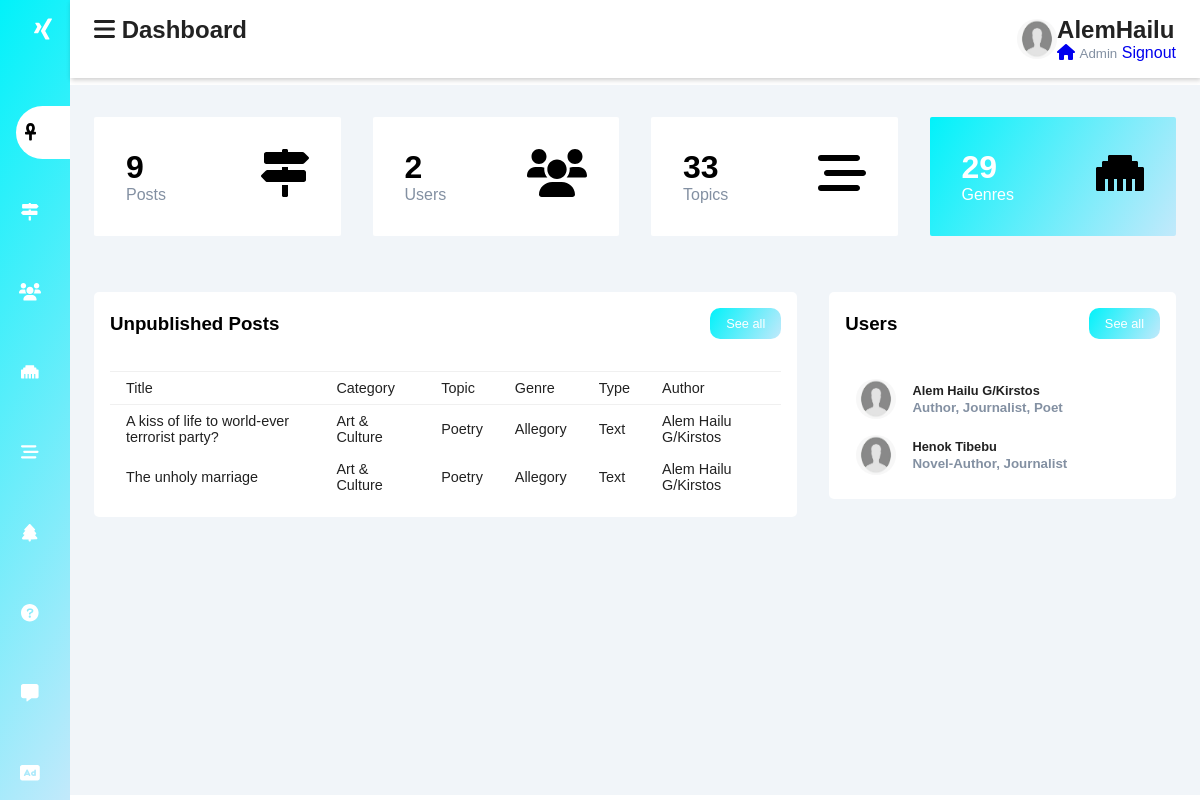
Page /admin/dashboard.php (signed in) on the committed database.
### tables this page shows
CREATE TABLE users (
    id int AUTO_INCREMENT PRIMARY KEY NOT NULL,
    fullname nvarchar(260) NOT NULL,
    username nvarchar(32) UNIQUE NOT NULL,
    password nvarchar(64) NOT NULL,      
    user_role enum('Admin', 'Author') NOT NULL DEFAULT 'Author',
    email nvarchar(260) UNIQUE NOT NULL,
    tel nvarchar(16) UNIQUE NOT NULL,
    bio nvarchar(1024) NULL,
    avatar nvarchar(260) DEFAULT 'assets/static-files/avatar-profile.png',           
    active tinyint DEFAULT 1,            
    created_at datetime DEFAULT CURRENT_TIMESTAMP NOT NULL,

    INDEX(fullname(16)),
    INDEX(email(16)),
    INDEX(tel(8)),
    INDEX(username(16))
);

CREATE TABLE posts (
    id bigint AUTO_INCREMENT PRIMARY KEY NOT NULL,
    user_id int NOT NULL,
    category_id int NOT NULL,    

    title nvarchar(260) NOT NULL,    
    content text,                    
    picture nvarchar(260),           
    post_type enum('Text', 'Audio', 'Video', 'Image', 'Other') NOT NULL,   
    state enum('Yes', 'No') NOT NULL,        
    created_date datetime NOT NULL DEFAULT CURRENT_TIMESTAMP,
    last_updated datetime NOT NULL DEFAULT CURRENT_TIMESTAMP,
    published_date datetime NULL,    
    views bigint NOT NULL DEFAULT 0,

    FOREIGN KEY(user_id) REFERENCES users(id),
    FOREIGN KEY(category_id) REFERENCES post_categories(id)
);

CREATE TABLE post_categories (
     id int AUTO_INCREMENT PRIMARY KEY NOT NULL,
     category nvarchar(128) UNIQUE NOT NULL,

     INDEX(category(16))
 );

CREATE TABLE post_topics (
    id int AUTO_INCREMENT PRIMARY KEY NOT NULL,
    category_id int NOT NULL,
    topic nvarchar(128) UNIQUE NOT NULL,

    INDEX(topic(16)),
    FOREIGN KEY(category_id) REFERENCES post_categories(id)
);

CREATE TABLE post_genres (
    id int AUTO_INCREMENT PRIMARY KEY NOT NULL,
    topic_id int NOT NULL,
    genre nvarchar(64) UNIQUE NOT NULL,

    INDEX(genre(16)),
    FOREIGN KEY(topic_id) REFERENCES post_topics(id)
);

### admin/include/admin-generals.php (called while the page is built, shortened)
<?php
require_once($_SERVER['DOCUMENT_ROOT'] . '/xpress-media/config.php');
function Get_Result($sql) {
    global $conn;
    $result_set = mysqli_query($conn, $sql);
    $result_array = mysqli_fetch_all($result_set, MYSQLI_ASSOC);
    return $result_array;
}
function Get_Result_Num($sql)
{
    global $conn;
    $result_set = mysqli_query($conn, $sql);
    $result_array = $result_set->fetch_array();
    return $result_array;
}
function Get_Result_Ajax($sql) {
    global $hn,$un, $pw, $db;
    $conn = new mysqli($hn, $un, $pw, $db);
    $result_set = mysqli_query($conn, $sql);
    $result_array = mysqli_fetch_assoc($result_set);
    return $result_array;
}
?>

### admin/include/manage-users.php (called while the page is built)
<?php
require_once('admin-generals.php');
function Get_Users() {
    $sql = "SELECT * FROM users";
    $result = Get_Result($sql);
    return $result;
}
function Get_Users_Count() {
    $sql = "SELECT COUNT(*) FROM users";
    $result = Get_Result_Num($sql);
    return $result[0];
}
function Get_Post_Author($post_id) {
    $sql = "SELECT * FROM users WHERE id = (SELECT user_id FROM posts WHERE id = $post_id)";
    $result = Get_Result_Ajax($sql);
    return $result;
}
?>

### admin/include/manage-posts.php (called while the page is built, shortened)
<?php
require_once('admin-generals.php');
function Get_Unpublished_Posts() {
    $sql = "SELECT * FROM posts WHERE state='No'";
    $result = Get_Result($sql);
    return $result;
}
function Get_Post_Count() {
    $sql = "SELECT COUNT(*) FROM posts";
    $result = Get_Result_Num($sql);
    return $result[0];
}
function Get_Topic_Count() {
    $sql = "SELECT COUNT(*) FROM post_topics";
    $result = Get_Result_Num($sql);
    return $result[0];
}
function Get_Genre_Count() {
    $sql = "SELECT COUNT(*) FROM post_genres";
    $result = Get_Result_Num($sql);
    return $result[0];
}
function Get_Post_Category_By_Id($category_id) {
    $sql = "SELECT * FROM post_categories WHERE id = $category_id";
    $result = Get_Result_Ajax($sql);
    return $result;
}
function Get_Post_Topic_By_Post_Id($post_id) {
    $sql = "SELECT * FROM post_topics WHERE id IN (SELECT topic_id
    FROM post_topic_genre_mapping
    WHERE post_id = $post_id) LIMIT 1";
    $result = Get_Result_Ajax($sql);
    return $result;
}
function Get_Post_Genre_By_Post_Id($post_id) {
    $sql = "SELECT * FROM post_genres WHERE id IN (SELECT genre_id
    FROM post_topic_genre_mapping
    WHERE post_id = $post_id) LIMIT 1";
    $result = Get_Result_Ajax($sql);
    return $result;
}
?>

### admin/dashboard.php (the view, shortened to what this page needs)
<?php require_once('include/admin-header-section.php');
    $page_name = "Dashboard";
?>
</head>
<body>
    <?php require_once('include/admin-sidebar.php'); ?>
    <div class="main-content">
        <?php require_once('include/admin-headbar.php'); ?>
        <main>
            <div class="cards">
                <div class="card-single">
                    <div>
                        <h1><?php echo Get_Post_Count(); ?></h1>
                        <span>Posts</span>
                    </div>
                    <div>
                        <span class="fa-solid fa-signs-post fa-3x"></span>
                    </div>
                </div>
                <div class="card-single">
                    <div>
                        <h1><?php echo Get_Users_Count(); ?></h1>
                        <span>Users</span>
                    </div>
                    <div>
                        <span class="fa-solid fa-users fa-3x"></span>
                    </div>
                </div>
                <div class="card-single">
                    <div>
                        <h1><?php echo Get_Topic_Count(); ?></h1>
                        <span>Topics</span>
                    </div>
                    <div>
                        <span class="fa-solid fa-bars-staggered fa-3x"></span>
                    </div>
                </div>
                <div class="card-single">
                    <div>
                        <h1><?php echo Get_Genre_Count(); ?></h1>
                        <span>Genres</span>
                    </div>
                    <div>
                        <span class="fa-solid fa-ethernet fa-3x"></span>
                    </div>
                </div>
            </div>
            <div class="recent-grid">
                <div class="projects">
                    <div class="card">
                        <div class="card-header">
                            <h3>Unpublished Posts</h3>
                            <button>See all <span class="las la-arrow-right"></span></button>
                        </div>
                        <div class="card-body">
                            <div class="table-responsive">
                                <table width="100%">
                                    <thead>
                                        <tr>
                                            <td>Title</td>
                                            <td>Category</td>
                                            <td>Topic</td>
                                            <td>Genre</td>
                                            <td>Type</td>
                                            <td>Author</td>
                                        </tr>
                                    </thead>
                                    <tbody>
                                        <?php foreach($un_post as $unp): ?>
                                        <tr>
                                            <td><?php echo $unp['title']; ?></td>
                                            <td><?php echo Get_Post_Category_By_Id($unp['category_id'])['category']; ?></td>
                                            <td><?php echo Get_Post_Topic_By_Post_Id($unp['id'])['topic']; ?></td>
                                            <td><?php echo Get_Post_Genre_By_Post_Id($unp['id'])['genre']; ?></td>
                                            <td><?php echo $unp['post_type']; ?></td>
                                            <td><?php echo Get_Post_Author($unp['id'])['fullname']; ?></td>
                                        </tr>
                                        <?php endforeach ?>
                                    </tbody>
                                </table>
                            </div>
                        </div>
                    </div>
                </div>
                <div class="customers">
                    <div class="card">
                        <div class="card-header">
                            <h3>Users</h3>
                            <button>See all <span class="las la-arrow-right"></span></button>
                        </div>
                        <div class="card-body">
                            <?php foreach($all_users as $all): ?>
                            <div class="customer">
                                <div class="info">
                                    <img src="<?php echo BASE_URL . $all['avatar']; ?>" width="40px" height="40px" alt="">
                                    <div class>
                                        <h4><?php echo $all['fullname']; ?></h4>
                                        <small><?php echo $all['bio']; ?></small>
                                    </div>
                                    <div class="contact">
                                    </div>
                                </div>
                            </div>
                            <?php endforeach ?>
                        </div>
                    </div>
                </div>
            </div>
        </main>
    </div>
</body>
</html>

### admin/include/admin-headbar.php
<header>
    <h2>
        <label for="nav-toggle">
            <span class="fas fa-bars"></span>
        </label>
        <?php echo $page_name; ?>
    </h2>
    <div class="user-wrapper">
        <?php if(isset($user_info['avatar'])): ?>
            <img src="<?php echo BASE_URL . $user_info['avatar']; ?>" width="40px" height="40px" alt="">
        <?php else: ?>
            <img src="<?php echo BASE_URL; ?>assets/static-files/avatar-profile.png" width="40px" height="40px" alt="">
        <?php endif ?>
        <div>
            <h2><?php echo $user_info['username']; ?></h2>
            <a href="<?php echo BASE_URL; ?>index.php"><span class="fa-solid fa-house"></span></a>
            <small><?php echo $user_info['user_role']; ?></small>
            <a href="<?php echo BASE_URL; ?>/include/logout.php">Signout</a>
        </div>
    </div>
</header>

### css/all.css (style rules this page uses)
.fa-3x { font-size: 3em; }
.fa-bars:before { content: "\f0c9"; }
.fa-ethernet:before { content: "\f796"; }
.fa-users:before { content: "\f0c0"; }

### css/admin-style.css (style rules this page uses)
:root { --main-color: linear-gradient(120deg, #01f2fa 0%, #c2e9fb 100%); --color-dark: #1D2231; --text-gray: #8390A2; --error-back-color: linear-gradient(100deg, rgb(202, 202, 202), rgb(222, 228, 227)); --error-color: red; --title-font: 'Libre', cursive; --heading-font: 'Playfair', cursive; --content-font: 'Cormorant', cursive; --link-font: 'Slabo', cursive; --alt-content-font: 'Oswald', cursive; }
* { padding: 0; margin: 0; box-sizing: border-box; list-style-type: none; text-decoration: none; font-family: sans-serif; }
.main-content { transition: margin-left 300ms; margin-left: 345px; }
header { background: #fff; display: flex; justify-content: space-between; padding: 1rem 1.5rem; box-shadow: 1px 2px 5px rgba(0, 0, 0, 0.2); position: fixed; left: 345px; width: calc(100% - 345px); top: 0; z-index: 100; transition: left 300ms; }
header h2 { color: #222; }
.user-wrapper { display: flex; align-items: center; }
.user-wrapper img { border-radius: 50%; margin-left: 1rem; }
.user-wrapper small { display: inline-block; color: var(--text-gray); }
main { margin-top: 85px; padding: 2rem 1.5rem; background: #f1f5f9; min-height: calc(100vh - 90px); }
.cards { display: grid; grid-template-columns: repeat(4, 1fr); grid-gap: 2rem; }
.card-single { display: flex; justify-content: space-between; background: #fff; padding: 2rem; border-radius: 2px; }
.card-single div:first-child span { color: var(--text-gray); }
.card-single:last-child { background: var(--main-color); }
.card-single:last-child h1, .card-single:last-child div:first-child span, .card-single:last-child div:last-child span { color: #fff; }
.recent-grid { margin-top: 3.5rem; display: grid; grid-template-columns: 65% auto; grid-gap: 2rem; }
.card { background: #fff; border-radius: 5px; }
.card-header, .card-body { padding: 1rem; }
.card-header { display: flex; justify-content: space-between; align-items: center; border-bottom: 1px soild #f0f0f0; }
.card-header button { background: var(--main-color); border-radius: 10px; color: #fff; font-size: .8rem; padding: .5rem 1rem; border: 1px soild var(--main-color); }
table { border-collapse: collapse; }
thead tr { border-top: 1px solid #f0f0f0; border-bottom: 1px solid #f0f0f0; }
td { padding: .5rem 1rem; font-size: .9rem; color: #222; }
.table-responsive { width: 100%; overflow-x: auto; }
.customer { display: flex; justify-content: space-between; align-items: center; padding: .5rem .7rem; }
.info { display: flex; align-items: center; }
.info img { border-radius: 50%; margin-right: 1rem; }
.info h4 { font-size: .8rem; font-weight: 700; color: #222; }
.info small { font-weight: 600; color: var(--text-gray); }
@media only screen and (max-width: 1200px) { .main-content { margin-left: 70px; } }
@media only screen and (max-width: 1200px) { .main-content header { width: calc(100% - 70px); left: 70px; } }

### rows in the picture
users: avatar (picture), username "AlemHailu", user_role "Admin", fullname "Alem Hailu G/Kirstos", bio "Author, Journalist, Poet"
posts: title "A kiss of life to world-ever terrorist party?", category.category "Art & Culture", id.topic "Poetry", id.genre "Allegory", post_type "Text", id.fullname "Alem Hailu G/Kirstos"
posts: title "The unholy marriage", category.category "Art & Culture", id.topic "Poetry", id.genre "Allegory", post_type "Text", id.fullname "Alem Hailu G/Kirstos"
users: avatar (picture), fullname "Henok Tibebu", bio "Novel-Author, Journalist"

### other values in the picture
$page_name "Dashboard"
Get_Post_Count() "9"
Get_Users_Count() "2"
Get_Topic_Count() "33"
Get_Genre_Count() "29"
